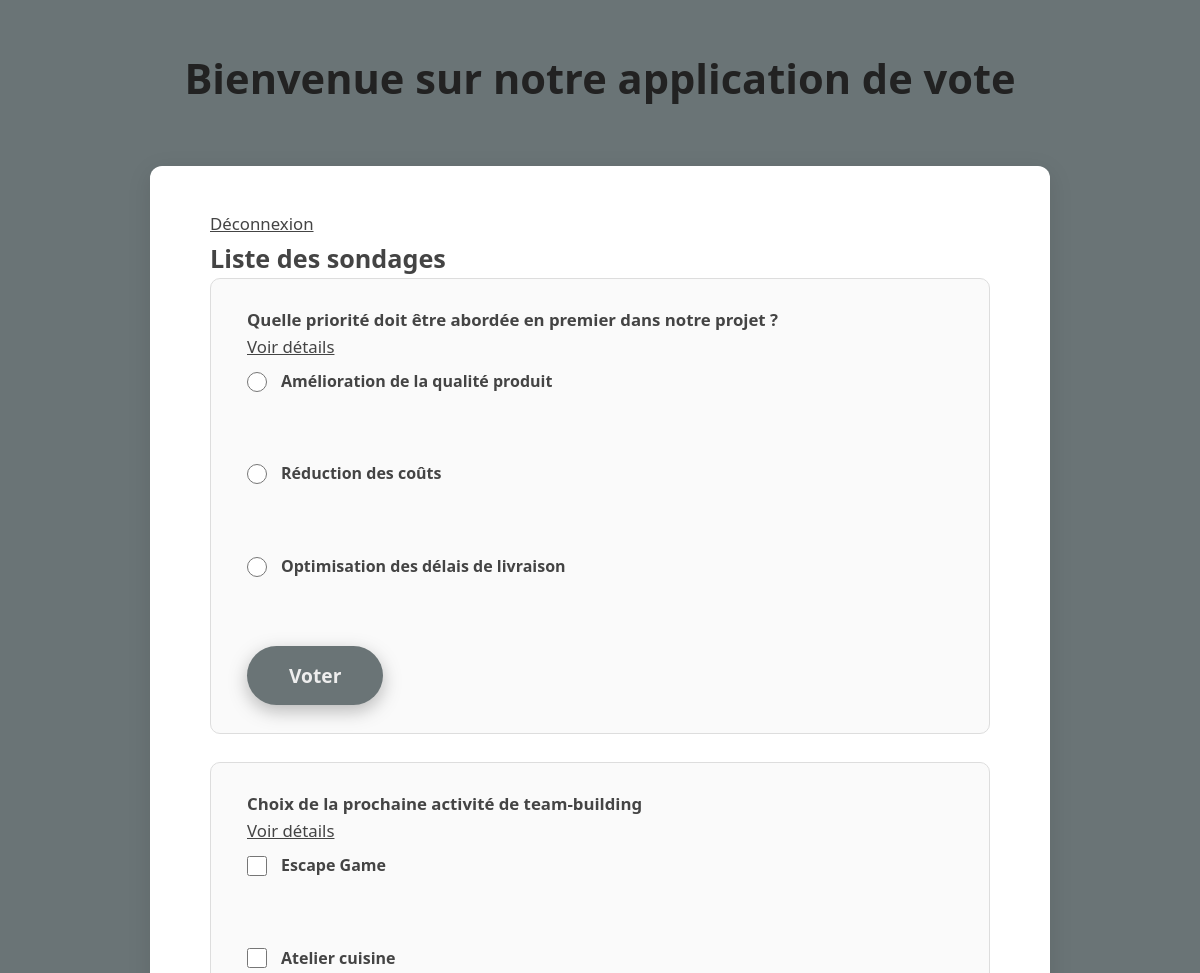
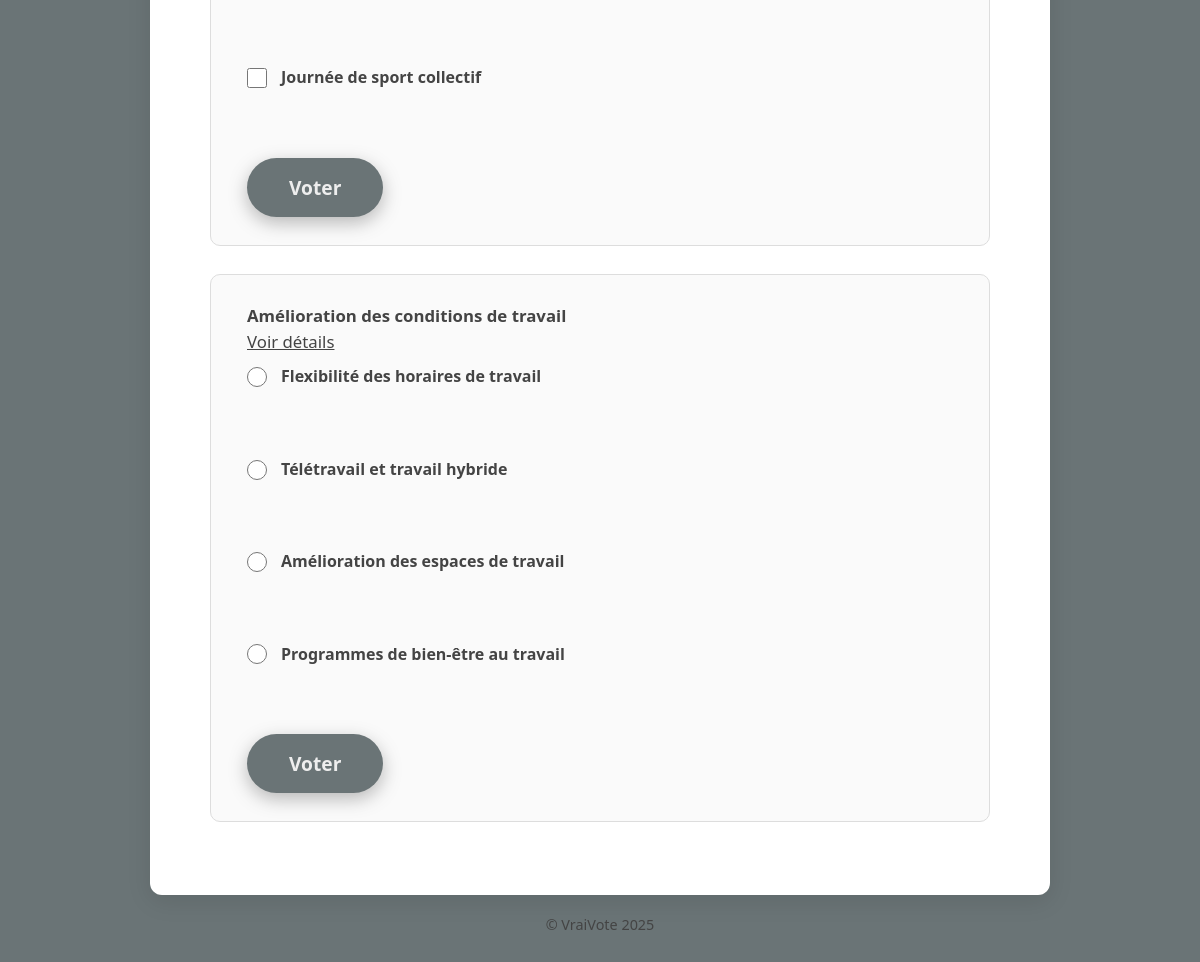
/ (signed in), run on the app's committed database (2 pictures, top to bottom).
### vote_app/models.py (models this page shows, shortened)
class Poll(models.Model):
    TYPE_VOTE_CHOICES = [
        ('unique', 'Vote unique'),
        ('multiple', 'Vote multiple'),
    ]
    title = models.CharField(max_length=255)
    description = models.TextField()
    start_date = models.DateTimeField()
    end_date = models.DateTimeField()
    vote_type = models.CharField(max_length=20, choices=TYPE_VOTE_CHOICES)

class Option(models.Model):
    poll = models.ForeignKey(Poll, related_name='options', on_delete=models.CASCADE)
    name = models.CharField(max_length=255)
    description = models.TextField(blank=True, null=True)

### vote_app/views.py (the view)
# urls.py: path('', views.poll_list, name='poll_list'),
@login_required
def poll_list(request):
    polls = Poll.objects.all().order_by('-start_date')
    return render(request, 'vote_app/poll_list.html', {'polls': polls})

### vote_app/templates/vote_app/poll_list.html (shortened to what this page needs)
{% extends 'vote_app/base.html' %}
{% block content %}
                <a href="{% url 'login' %}">Déconnexion</a>
<h2>Liste des sondages</h2>
<ul>
    {% for poll in polls %}
    <li>
        <strong>{{ poll.title }}</strong><br>
        <a href="{% url 'poll_detail' poll.id %}">Voir détails</a>
        <form action="{% url 'vote_poll' poll.id %}" method="post" style="margin-top: 8px;">
            {% for option in poll.options.all %}
            <label>
                <input
                    type="{% if poll.vote_type == 'multiple' %}checkbox{% else %}radio{% endif %}"
                    name="options"
                    value="{{ option.id }}">
                {{ option.name }}
            </label><br>
            {% endfor %}
            <button type="submit">Voter</button>
        </form>
    </li>
    {% empty %}
    <li>Aucun sondage disponible.</li>
    {% endfor %}
</ul>
{% endblock %}

### vote_app/templates/vote_app/base.html (shortened to what this page needs)
{% load static %}
<!DOCTYPE html>
<html lang="fr">
<head>
    <link rel="stylesheet" href="{% static 'css/style.css' %}">
</head>
<body>
    <header>
        <h1>Bienvenue sur notre application de vote</h1>
    </header>
    <main>
        {% block content %}{% endblock %}
    </main>
    <footer>
        <p>© VraiVote 2025</p>
    </footer>
</body>
</html>

### vote_app/static/css/style.css (style rules this page uses)
* { margin: 0; padding: 0; box-sizing: border-box; font-family: 'Segoe UI', Tahoma, Geneva, Verdana, sans-serif; color: #444; background: none; }
body { min-height: 100vh; background: #6a7476; display: flex; flex-direction: column; align-items: center; padding: 50px 20px; }
header { width: 100%; max-width: 900px; margin-bottom: 50px; text-align: center; }
header h1 { font-weight: 700; font-size: 2.6rem; color: #222; margin-bottom: 10px; }
main { width: 100%; max-width: 900px; background: #fff; padding: 45px 60px; border-radius: 12px; box-shadow: 0 6px 25px rgba(0,0,0,0.1); color: #333; font-size: 1.05rem; line-height: 1.6; transition: box-shadow 0.3s ease; }
ul { list-style: none; padding-left: 0; }
ul li { background: #fafafa; margin-bottom: 28px; padding: 28px 36px; border-radius: 10px; border: 1px solid #ddd; transition: background-color 0.3s ease, box-shadow 0.3s ease; cursor: default; }
form { margin-top: 25px; display: flex; flex-direction: column; gap: 20px; width: 100%; }
form input, form textarea, form select { width: 100%; padding: 12px 16px; font-size: 1rem; border-radius: 8px; border: 1.5px solid #ccc; background-color: #fafafa; color: #333; transition: border-color 0.3s ease; }
form label { display: flex; align-items: center; gap: 14px; font-weight: 600; color: #444; cursor: pointer; user-select: none; font-size: 1rem; }
form input[type="checkbox"], form input[type="radio"] { width: 20px; height: 20px; cursor: pointer; accent-color: #555; }
form button[type="submit"] { background: #6a7476; color: #eee; border: none; border-radius: 50px; padding: 16px 42px; font-size: 1.2rem; font-weight: 700; cursor: pointer; box-shadow: 0 6px 18px rgba(85, 85, 85, 0.4); transition: background-color 0.3s ease, transform 0.2s ease; align-self: flex-start; }
footer { width: 100%; max-width: 900px; text-align: center; padding: 20px 0; color:#6a7476; font-size: 0.9rem; user-select: none; }

### data on the page
Poll: title "Quelle priorité doit être abordée en premier dans notre projet ?", vote_type "☐ Amélioration de la qualité pro", vote_type "☐ Réduction des coûts", vote_type "☐ Optimisation des délais de liv"
Option: name "Amélioration de la qualité produit"
Option: name "Réduction des coûts"
Option: name "Optimisation des délais de livraison"
Poll: title "Choix de la prochaine activité de team-building"
Option: name "Escape Game"
Option: name "Atelier cuisine"
Option: name "Journée de sport collectif"
Poll: title "Amélioration des conditions de travail", vote_type "☐ Flexibilité des horaires de tr", vote_type "☐ Télétravail et travail hybride", vote_type "☐ Amélioration des espaces de tr", vote_type "☐ Programmes de bien-être au tra"
Option: name "Flexibilité des horaires de travail"
Option: name "Télétravail et travail hybride"
Option: name "Amélioration des espaces de travail"
Option: name "Programmes de bien-être au travail"
